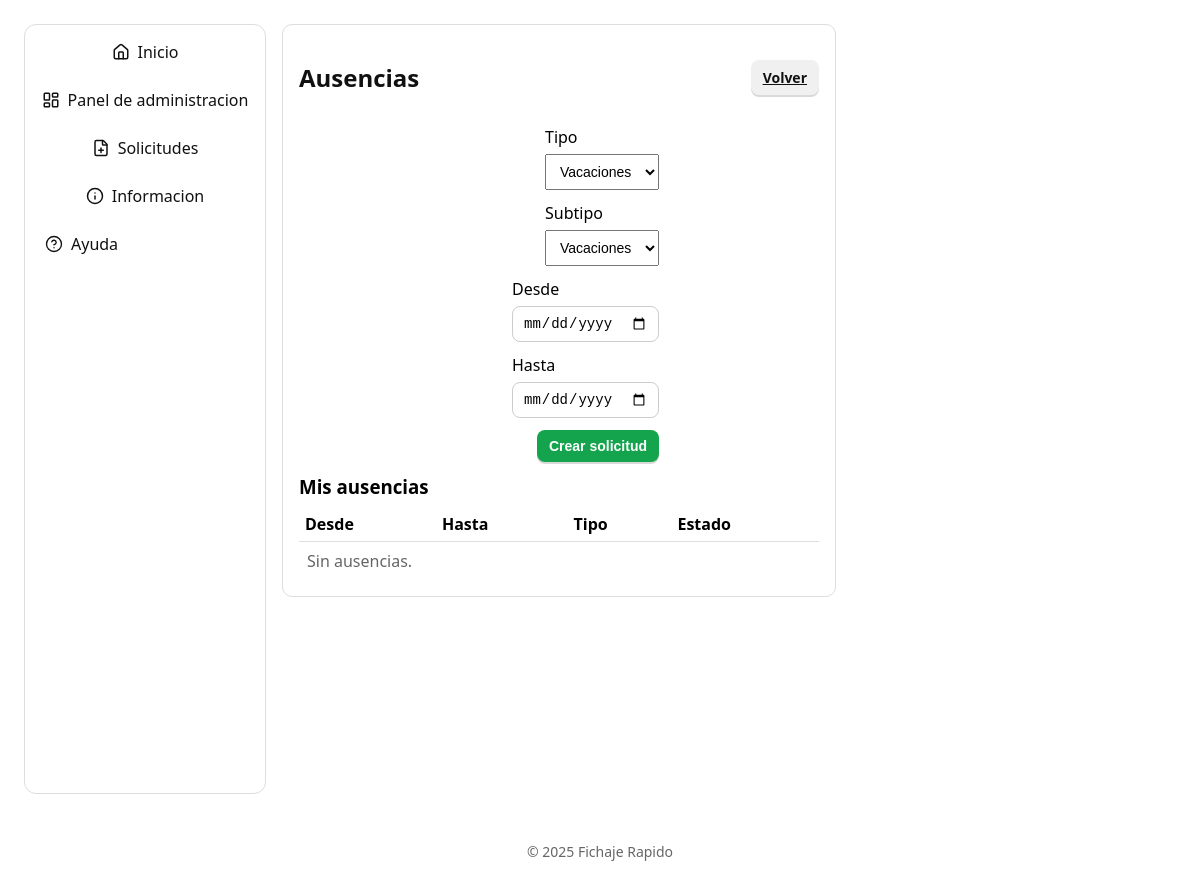
/absences (signed in), run on an earlier commit of the app's database.
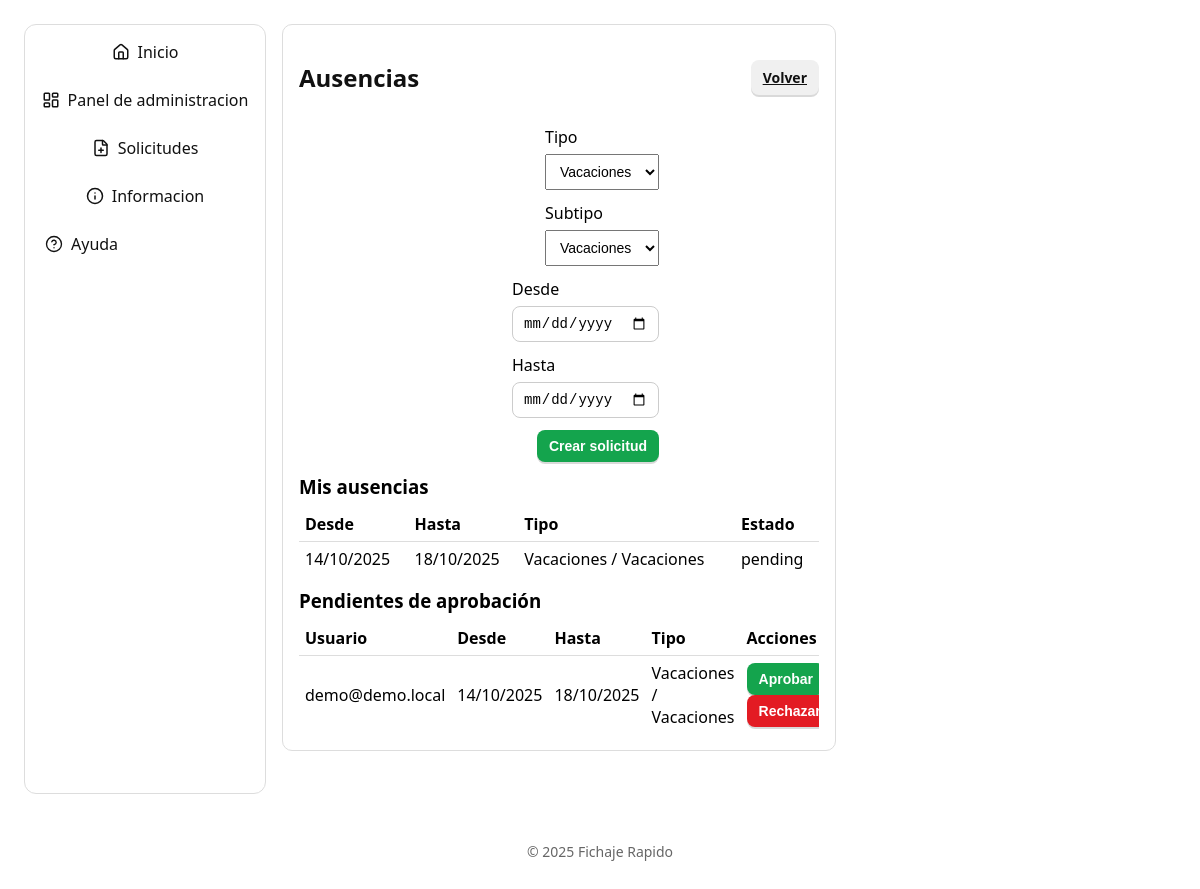
And on a later commit of the database.
### models.py (models this page shows, shortened)
class Base(DeclarativeBase):
    pass

class Absence(Base):
    __tablename__ = "absences"
    id = Column(Integer, primary_key=True)
    user_id = Column(Integer, ForeignKey("users.id"), nullable=False)
    date_from = Column(DateTime(timezone=True), nullable=False)
    date_to = Column(DateTime(timezone=True), nullable=False)
    type = Column(String(50), nullable=False)
    subtype = Column(String(50))
    status = Column(Enum(EntryStatus), default=EntryStatus.pending, nullable=False)
    created_at = Column(DateTime(timezone=True), default=lambda: datetime.now(timezone.utc))
    user = relationship("User")

class User(Base, UserMixin):
    __tablename__ = "users"
    id = Column(Integer, primary_key=True)
    email = Column(String(255), unique=True, nullable=False)
    name = Column(String(120), nullable=False)
    password_hash = Column(String(255), nullable=False)
    role = Column(Enum(Role), default=Role.employee, nullable=False)
    is_active = Column(Boolean, default=True, nullable=False)
    group_id = Column(Integer, ForeignKey("groups.id"), nullable=True)
    area_id = Column(Integer, ForeignKey("areas.id"), nullable=True)
    created_at = Column(DateTime(timezone=True), default=lambda: datetime.now(timezone.utc))
    attendances = relationship("Attendance", back_populates="user")
    group = relationship("Group", back_populates="users")
    area = relationship("Area", back_populates="users")

### app.py (the view)
@app.route("/absences", methods=["GET"])
@login_required
def absences_page():
    db = SessionLocal()
    try:
        mine = db.execute(select(Absence).where(Absence.user_id == current_user.id).order_by(Absence.date_from.desc())).scalars().all()
        pending_for_me = []
        if current_user.role in (Role.admin, Role.rrhh, Role.responsable, Role.cap_area):
            q_users = select(User)
            if current_user.role == Role.responsable and current_user.group_id:
                q_users = q_users.where(User.group_id == current_user.group_id)
            elif current_user.role == Role.cap_area and current_user.area_id:
                q_users = q_users.where(User.area_id == current_user.area_id)
            users = db.execute(q_users).scalars().all()
            user_ids = [u.id for u in users]
            if user_ids:
                pending_for_me = db.execute(
                    select(Absence).where(Absence.user_id.in_(user_ids), Absence.status == EntryStatus.pending).order_by(Absence.date_from.desc())
                ).scalars().all()
        return render_template("absences.html", mine=mine, pending=pending_for_me)
    finally:
        db.close()

### app.py (called while the page is built)
@app.context_processor
def inject_template_globals():
    return {
        "current_year": datetime.now(TZ).year,
        "owner_name": os.environ.get("OWNER_NAME", "Fichaje Rapido"),
        "TZ": TZ,
    }

@login_manager.user_loader
def load_user(user_id):
    db = SessionLocal()
    try:
        return db.get(User, int(user_id))
    finally:
        db.close()

### templates/absences.html (shortened to what this page needs)
{% extends "base.html" %}
{% block content %}
<div class="card">
  <div class="header">
    <h2>Ausencias</h2>
    <a class="btn btn-small" href="{{ url_for('requests_page') }}">Volver</a>
  </div>
  <div class="row">
    <form action="{{ url_for('absences_create') }}" method="post" class="inline" style="flex-wrap:wrap;gap:12px;align-items:flex-end;">
      <div style="display:flex;flex-direction:column;gap:6px">
        <label>Tipo</label>
        <select name="type" class="input-sm">
          <option value="vacaciones">Vacaciones</option>
        </select>
      </div>
      <div style="display:flex;flex-direction:column;gap:6px">
        <label>Subtipo</label>
        <select name="subtype" class="input-sm">
          <option value="vacaciones">Vacaciones</option>
        </select>
      </div>
      <div style="display:flex;flex-direction:column;gap:6px">
        <label>Desde</label>
        <input type="date" name="from" class="input-sm" required>
      </div>
      <div style="display:flex;flex-direction:column;gap:6px">
        <label>Hasta</label>
        <input type="date" name="to" class="input-sm" required>
      </div>
      <button class="btn btn-green btn-small" type="submit">Crear solicitud</button>
    </form>
  </div>
  <div class="row">
    <h3 class="section-title">Mis ausencias</h3>
    <div style="overflow:auto">
      <table style="width:100%;border-collapse:collapse">
        <thead>
          <tr>
            <th style="text-align:left;border-bottom:1px solid #ddd;padding:6px;">Desde</th>
            <th style="text-align:left;border-bottom:1px solid #ddd;padding:6px;">Hasta</th>
            <th style="text-align:left;border-bottom:1px solid #ddd;padding:6px;">Tipo</th>
            <th style="text-align:left;border-bottom:1px solid #ddd;padding:6px;">Estado</th>
          </tr>
        </thead>
        <tbody>
          {% for a in mine %}
          <tr>
            <td style="padding:6px;">{{ a.date_from.astimezone(TZ).strftime('%d/%m/%Y') if a.date_from.tzinfo else a.date_from.strftime('%d/%m/%Y') }}</td>
            <td style="padding:6px;">{{ a.date_to.astimezone(TZ).strftime('%d/%m/%Y') if a.date_to.tzinfo else a.date_to.strftime('%d/%m/%Y') }}</td>
            <td style="padding:6px;">{{ a.type|capitalize }}{% if a.subtype %} / {{ a.subtype|capitalize }}{% endif %}</td>
            <td style="padding:6px;">{{ a.status.value }}</td>
          </tr>
          {% else %}
          <tr><td colspan="4" class="muted" style="padding:8px;">Sin ausencias.</td></tr>
          {% endfor %}
        </tbody>
      </table>
    </div>
  </div>
  {% if pending and pending|length %}
  <div class="row">
    <h3 class="section-title">Pendientes de aprobación</h3>
    <div style="overflow:auto">
      <table style="width:100%;border-collapse:collapse">
        <thead>
          <tr>
            <th style="text-align:left;border-bottom:1px solid #ddd;padding:6px;">Usuario</th>
            <th style="text-align:left;border-bottom:1px solid #ddd;padding:6px;">Desde</th>
            <th style="text-align:left;border-bottom:1px solid #ddd;padding:6px;">Hasta</th>
            <th style="text-align:left;border-bottom:1px solid #ddd;padding:6px;">Tipo</th>
            <th style="text-align:left;border-bottom:1px solid #ddd;padding:6px;">Acciones</th>
          </tr>
        </thead>
        <tbody>
          {% for a in pending %}
          <tr>
            <td style="padding:6px;">{{ a.user.email }}</td>
            <td style="padding:6px;">{{ a.date_from.astimezone(TZ).strftime('%d/%m/%Y') if a.date_from.tzinfo else a.date_from.strftime('%d/%m/%Y') }}</td>
            <td style="padding:6px;">{{ a.date_to.astimezone(TZ).strftime('%d/%m/%Y') if a.date_to.tzinfo else a.date_to.strftime('%d/%m/%Y') }}</td>
            <td style="padding:6px;">{{ a.type|capitalize }}{% if a.subtype %} / {{ a.subtype|capitalize }}{% endif %}</td>
            <td style="padding:6px;">
              <form action="{{ url_for('absences_approve', abs_id=a.id) }}" method="post" style="display:inline">
                <button class="btn btn-small btn-green" type="submit">Aprobar</button>
              </form>
              <form action="{{ url_for('absences_reject', abs_id=a.id) }}" method="post" style="display:inline">
                <button class="btn btn-small btn-red" type="submit">Rechazar</button>
              </form>
            </td>
          </tr>
          {% endfor %}
        </tbody>
      </table>
    </div>
  </div>
  {% endif %}
</div>
{% endblock %}

### templates/base.html (shortened to what this page needs)
<!doctype html>
<html lang="es">
<head>
</head>
<body>
  <div class="layout">
    {% if current_user.is_authenticated %}
    <nav class="nav" data-nav>
      <a href="{{ url_for('index') }}"><i data-lucide="home" class="icon"></i> Inicio</a>
      {% if current_user.role.value == 'admin' %}
      <a href="{{ url_for('admin_home') }}"><i data-lucide="layout-dashboard" class="icon"></i> Panel de administracion</a>
      {% endif %}
      <a href="{{ url_for('requests_page') }}"><i data-lucide="file-plus" class="icon"></i> Solicitudes</a>
      <a href="{{ url_for('info_page') }}"><i data-lucide="info" class="icon"></i> Informacion</a>
      <button type="button" data-help-button>
        <span class="icon" aria-hidden="true">
          <svg viewBox="0 0 24 24" fill="none" stroke="currentColor" stroke-width="1.8" stroke-linecap="round" stroke-linejoin="round" width="18" height="18">
            <path d="M12 22c5.523 0 10-4.477 10-10S17.523 2 12 2 2 6.477 2 12s4.477 10 10 10Z" />
            <path d="M9.09 9a3 3 0 0 1 5.83 1c0 2-3 3-3 3" />
            <path d="M12 17h.01" />
          </svg>
        </span>
        Ayuda
      </button>
    </nav>
    {% endif %}
    <main class="main">
      {% block content %}{% endblock %}
    </main>
  </div>
  <footer class="footer">
    &copy; {{ current_year }} {{ owner_name }}
  </footer>
</body>
</html>

### templates/base.html (style rules this page uses)
body { font-family:system-ui,Arial;margin:24px }
.card { border:1px solid #ddd;border-radius:10px;padding:16px;max-width:520px }
.btn { display:inline-flex;align-items:center;gap:10px;padding:14px 20px;border-radius:14px;border:none;background:#f0f0f0;color:#111;cursor:pointer;font-weight:600;transition:transform .02s ease, box-shadow .2s ease, background-color .15s ease, filter .15s ease;box-shadow:0 2px 0 rgba(0,0,0,.15) }
.btn-green { background:#14a44d;color:#fff }
.btn-red { background:#e31b23;color:#fff }
.btn-small { padding:8px 12px;border-radius:8px;font-size:14px }
.row { margin-top:12px }
.header { display:flex;align-items:center;justify-content:space-between }
.section-title { font-weight:700;margin:8px 0 }
.layout { display:flex;gap:16px;flex-direction:column }
.nav { display:flex;gap:10px;align-items:center;background:#fff;border:1px solid #ddd;border-radius:12px;padding:8px 10px;position:sticky;top:12px;z-index:5;overflow-x:auto;flex-wrap:nowrap }
.nav a,.nav button { display:flex;align-items:center;gap:8px;padding:8px 10px;border-radius:8px;color:#111;text-decoration:none;font:inherit;background:none;border:none;cursor:pointer;white-space:nowrap;flex:0 0 auto }
.nav button { width:auto;text-align:left }
.nav .icon { width:18px;height:18px;display:inline-flex;align-items:center;justify-content:center;flex-shrink:0 }
.main { flex:1 }
.footer { margin-top:32px;padding:16px 0;color:#666;text-align:center;font-size:14px }
@media (min-width: 900px) { .layout { align-items:flex-start;flex-direction:row } }
@media (min-width: 900px) { .nav { flex-direction:column;width:220px;height:calc(100vh - 48px);top:24px;overflow-x:visible } }
@media (min-width: 900px) { .nav button { width:100% } }
@media (min-width: 900px) { .main { flex:1 } }
.header h2 { color:#111 }
form { display:flex;flex-direction:column;gap:10px;max-width:360px }
input { padding:10px;border:1px solid #ccc;border-radius:8px }
.inline { display:flex;gap:8px;align-items:center }
.input-sm { padding:8px 10px;font-size:14px }

What changed in the data, as far as the page shows it:
added Absence: date_from.astimezone "14/10/2025", date_to.astimezone "18/10/2025", type "Vacaciones", subtype "Vacaciones", status.value "pending", user.email "demo@demo.local"
Also different on the page:
text no longer shown: "Sin ausencias."
text now shown: "Pendientes de aprobación Usuario Desde Hasta Tipo Acciones"
